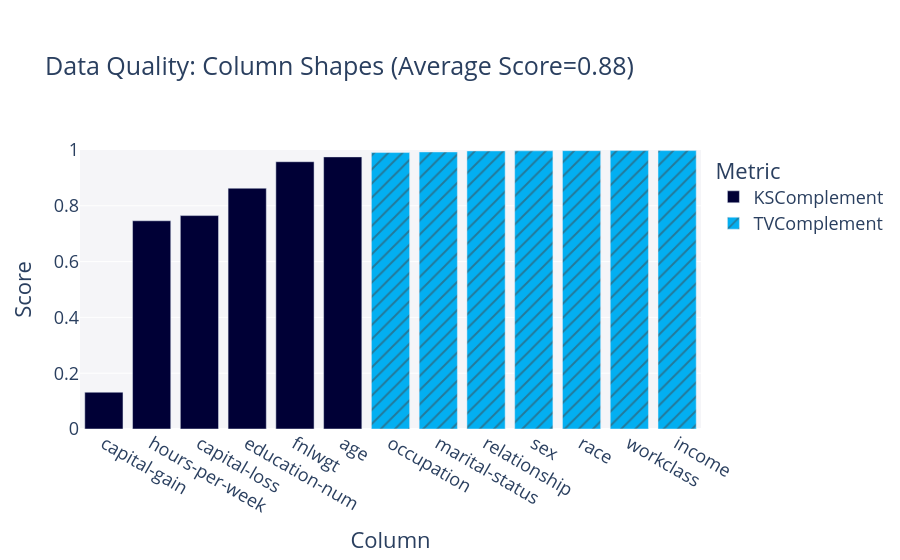

This figure's notebook cell:
### Code cell
quality_report.get_visualization(property_name="Column Shapes").show(renderer="vscode")

### Figure 1 — Plotly figure (JSON) as saved in the notebook; plotly's stock layout.template omitted (floating-point values rounded to 4 significant figures)
{"data": [{"customdata": [["KSComplement"], ["KSComplement"], ["KSComplement"], ["KSComplement"], ["KSComplement"], ["KSComplement"]], "hovertemplate": "<b>%{hovertext}</b><br><br>Metric=%{customdata[0]}<br>Score=%{y}<extra></extra>", "hovertext": ["age", "fnlwgt", "education-num", "capital-gain", "capital-loss", "hours-per-week"], "legendgroup": "KSComplement", "marker": {"color": "#000036", "pattern": {"shape": ""}}, "name": "KSComplement", "orientation": "v", "showlegend": true, "textposition": "auto", "type": "bar", "x": ["age", "fnlwgt", "education-num", "capital-gain", "capital-loss", "hours-per-week"], "xaxis": "x", "y": [0.9754, 0.958, 0.863, 0.1318, 0.7649, 0.7463], "yaxis": "y"}, {"customdata": [["TVComplement"], ["TVComplement"], ["TVComplement"], ["TVComplement"], ["TVComplement"], ["TVComplement"], ["TVComplement"]], "hovertemplate": "<b>%{hovertext}</b><br><br>Metric=%{customdata[0]}<br>Score=%{y}<extra></extra>", "hovertext": ["workclass", "marital-status", "occupation", "relationship", "race", "sex", "income"], "legendgroup": "TVComplement", "marker": {"color": "#03AFF1", "pattern": {"shape": "/"}}, "name": "TVComplement", "orientation": "v", "showlegend": true, "textposition": "auto", "type": "bar", "x": ["workclass", "marital-status", "occupation", "relationship", "race", "sex", "income"], "xaxis": "x", "y": [0.9978, 0.993, 0.9908, 0.9967, 0.9976, 0.9971, 0.9979], "yaxis": "y"}], "layout": {"barmode": "relative", "font": {"size": 18}, "legend": {"title": {"text": "Metric"}, "tracegroupgap": 0}, "margin": {"t": 150}, "plot_bgcolor": "#F5F5F8", "title": {"text": "Data Quality: Column Shapes (Average Score=0.88)"}, "xaxis": {"anchor": "y", "categoryorder": "total ascending", "domain": [0, 1], "title": {"text": "Column"}}, "yaxis": {"anchor": "x", "domain": [0, 1], "range": [0, 1], "title": {"text": "Score"}}}}
